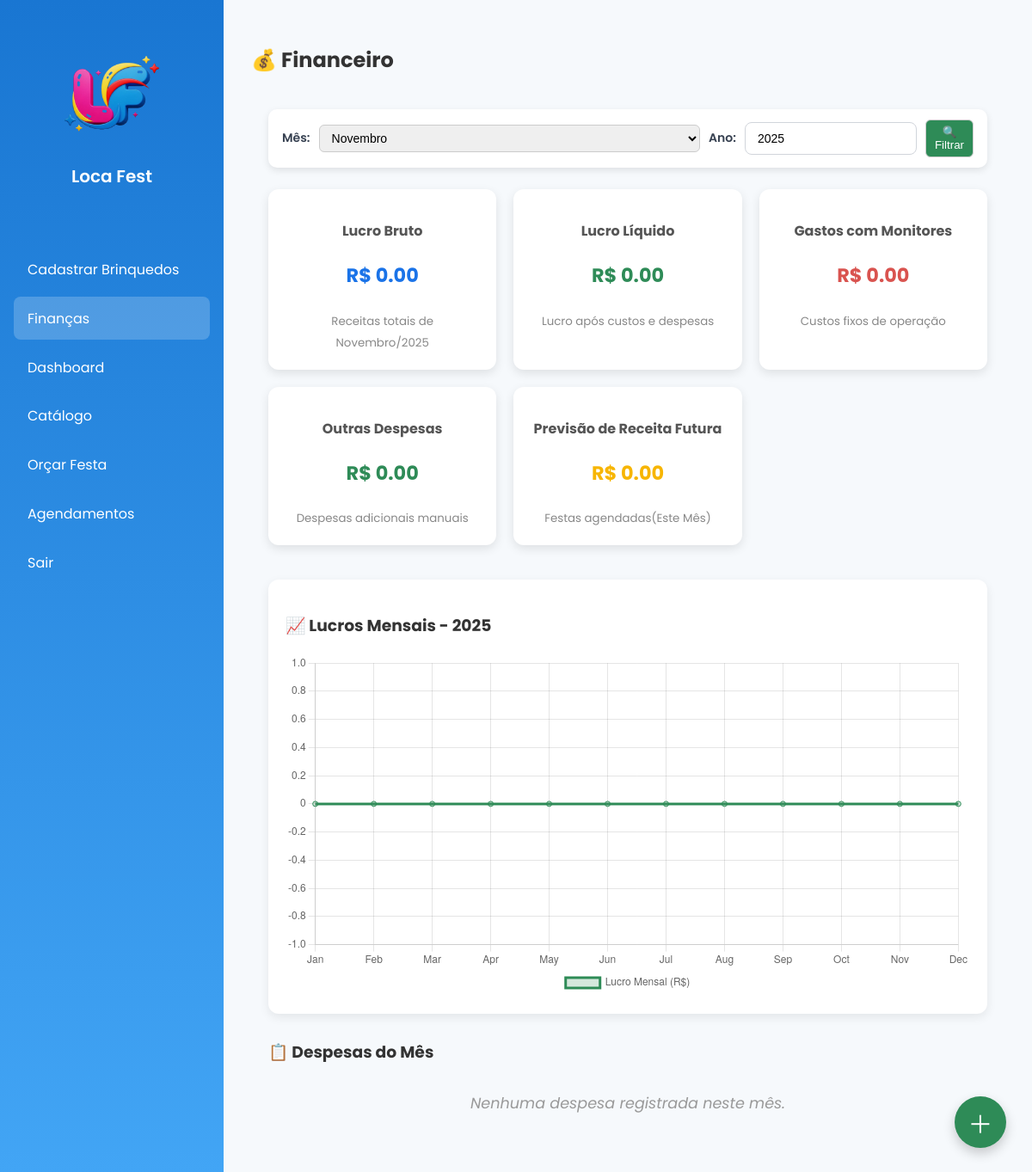
The app's page /financeiro (signed in), older data.
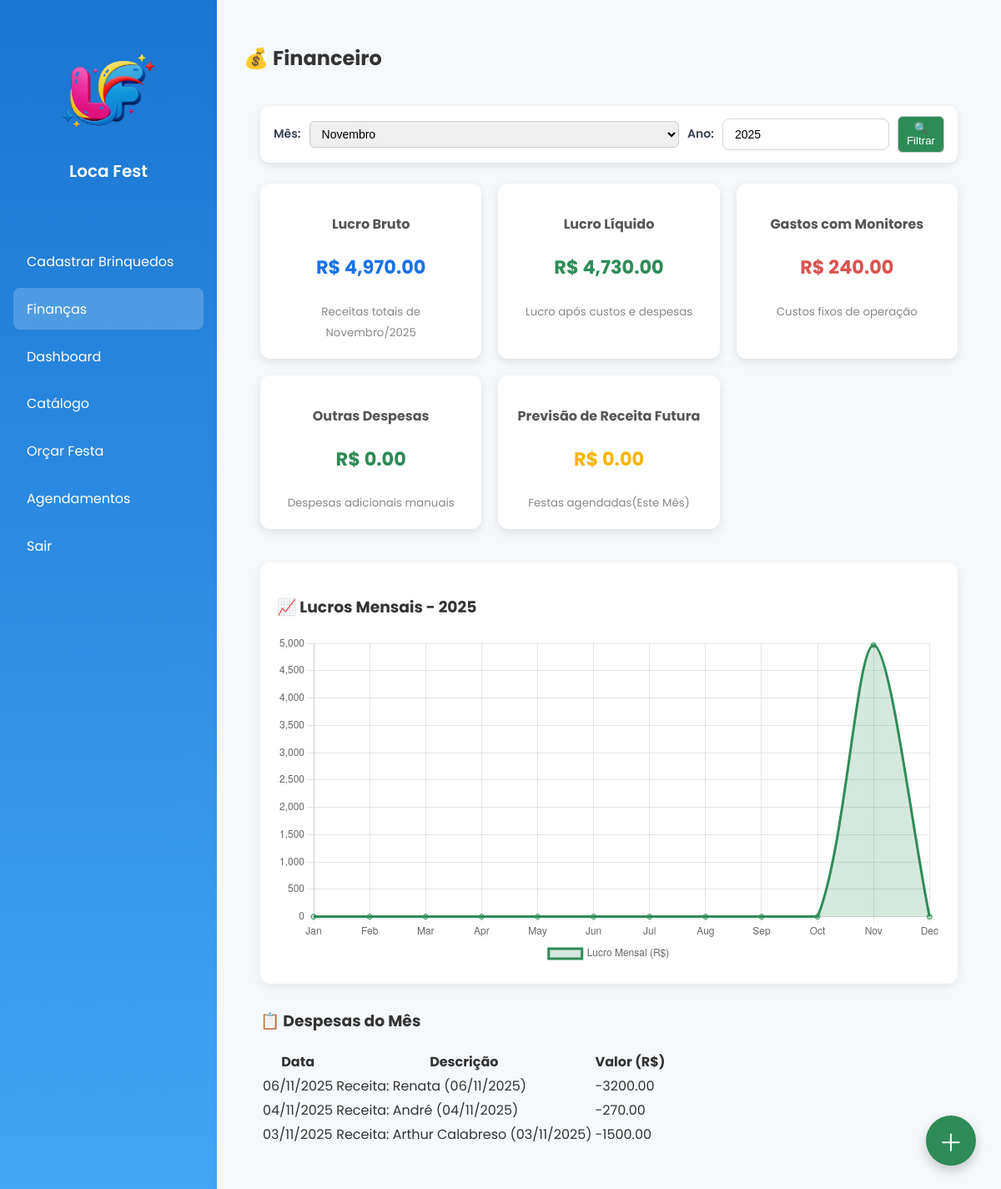
The same page, newer data.
### storage.py (models this page shows)
class Despesa(db.Model):
    __tablename__ = 'despesas'
    id = db.Column(db.Integer, primary_key=True)
    descricao = db.Column(db.String(100), nullable=False)
    valor = db.Column(db.Float, nullable=False)
    data = db.Column(db.Date, default=date.today)

### routes.py (the view)
@app.route('/financeiro')
@login_required
@role_required('admin', 'empresa')
def pagina_financeiro():
    hoje = datetime.date.today()
    mes = request.args.get('mes', type=int, default=hoje.month)
    ano = request.args.get('ano', type=int, default=hoje.year)
    receitas_mes = db.session.query(
        db.func.sum(Orcamento.valor_total)
    ).filter(
        db.extract('month', Orcamento.data_festa) == mes,
        db.extract('year', Orcamento.data_festa) == ano
    ).scalar() or 0.0
    gasto_por_monitor = 80.0
    eventos_mes = Orcamento.query.filter(
        db.extract('month', Orcamento.data_festa) == mes,
        db.extract('year', Orcamento.data_festa) == ano
    ).count()
    gastos_monitores = eventos_mes * gasto_por_monitor
    outras_despesas = db.session.query(
        db.func.sum(Despesa.valor)
    ).filter(
        db.extract('month', Despesa.data) == mes,
        db.extract('year', Despesa.data) == ano,
        Despesa.valor > 0  # ✅ evita receitas entrarem aqui
    ).scalar() or 0.0
    lucro_bruto = receitas_mes
    lucro_liquido = receitas_mes - (gastos_monitores + outras_despesas)
    meses = []
    lucros_mensais = []
    for m in range(1, 13):
        total = db.session.query(db.func.sum(Orcamento.valor_total)).filter(
            db.extract('month', Orcamento.data_festa) == m,
            db.extract('year', Orcamento.data_festa) == ano
        ).scalar() or 0.0
        meses.append(datetime.date(ano, m, 1).strftime('%b'))
        lucros_mensais.append(float(total))
    receitas_futuras = db.session.query(
        db.func.sum(Orcamento.valor_total)
    ).filter(
        db.extract('month', Orcamento.data_festa) == mes,
        db.extract('year', Orcamento.data_festa) == ano,
        Orcamento.data_festa >= hoje
    ).scalar() or 0.0
    despesas_mes = Despesa.query.filter(
        db.extract('month', Despesa.data) == mes,
        db.extract('year', Despesa.data) == ano
    ).order_by(Despesa.data.desc()).all()
    page_content = render_template(
        'financeiro.html',
        lucro_bruto=lucro_bruto,
        lucro_liquido=lucro_liquido,
        gastos_monitores=gastos_monitores,
        outras_despesas=outras_despesas,
        receitas_futuras=receitas_futuras,
        meses=meses,
        lucros_mensais=lucros_mensais,
        despesas_mes=despesas_mes,
        mes=mes,
        ano=ano,
        datetime=datetime
    )
    return render_template(
        'home.html',
        active_page='financeiro',
        page_title='💰 Financeiro',
        page_content=page_content
    )

### routes.py (called while the page is built)
def login_required(f):
    @wraps(f)
    def decorated(*args, **kwargs):
        if "user_id" not in session:
            return redirect("/login")
        return f(*args, **kwargs)
    return decorated

def role_required(*roles):
    def decorator(f):
        @wraps(f)
        def wrapper(*args, **kwargs):
            if "user_role" not in session or session["user_role"] not in roles:
                flash("Você não tem permissão para acessar esta área.", "error")
                return redirect("/")
            return f(*args, **kwargs)
        return wrapper
    return decorator

### templates/financeiro.html (shortened to what this page needs)
<div class="financeiro-container">
  <form method="get" action="/financeiro" class="filtro-financeiro">
    <label for="mes">Mês:</label>
    {% set meses_nome = ['Janeiro','Fevereiro','Março','Abril','Maio','Junho','Julho','Agosto','Setembro','Outubro','Novembro','Dezembro'] %}
    <select name="mes" id="mes">
      {% for i in range(1, 13) %}
        <option value="{{ i }}" {% if i == mes %}selected{% endif %}>{{ meses_nome[i-1] }}</option>
      {% endfor %}
    </select>
    <label for="ano">Ano:</label>
    <input type="number" name="ano" id="ano" value="{{ ano }}">
    <button type="submit">🔍 Filtrar</button>
  </form>
  <div class="cards-financeiro">
    <div class="card-fin lucro-bruto">
      <h3>Lucro Bruto</h3>
      <p>R$ {{ "{:,.2f}".format(lucro_bruto) }}</p>
      <small>Receitas totais de {{ meses_nome[mes-1] }}/{{ ano }}</small>
    </div>
    <div class="card-fin lucro-liquido">
      <h3>Lucro Líquido</h3>
      <p>R$ {{ "{:,.2f}".format(lucro_liquido) }}</p>
      <small>Lucro após custos e despesas</small>
    </div>
    <div class="card-fin despesas">
      <h3>Gastos com Monitores</h3>
      <p>R$ {{ "{:,.2f}".format(gastos_monitores) }}</p>
      <small>Custos fixos de operação</small>
    </div>
    <div class="card-fin outras-despesas">
      <h3>Outras Despesas</h3>
      <p>R$ {{ "{:,.2f}".format(outras_despesas) }}</p>
      <small>Despesas adicionais manuais</small>
    </div>
    <div class="card-fin receita-futura">
      <h3>Previsão de Receita Futura</h3>
      <p>R$ {{ "{:,.2f}".format(receitas_futuras) }}</p>
      <small>Festas agendadas(Este Mês)</small>
    </div>
  </div>
  <div class="grafico-container">
    <h3>📈 Lucros Mensais - {{ ano }}</h3>
    <canvas id="graficoLucro"></canvas>
  </div>
  <div class="tabela-despesas">
    <h3>📋 Despesas do Mês</h3>
    {% if despesas_mes %}
    <table>
      <thead>
        <tr><th>Data</th><th>Descrição</th><th>Valor (R$)</th></tr>
      </thead>
      <tbody>
        {% for d in despesas_mes %}
        <tr>
          <td>{{ d.data.strftime('%d/%m/%Y') }}</td>
          <td>{{ d.descricao }}</td>
          <td>{{ "%.2f"|format(d.valor) }}</td>
        </tr>
        {% endfor %}
      </tbody>
    </table>
    {% else %}
      <p class="no-data">Nenhuma despesa registrada neste mês.</p>
    {% endif %}
  </div>
</div>
<button id="btnAddDespesa" class="btn-flutuante">＋</button>
<script>
const meses = JSON.parse('{{ meses | tojson | safe }}');
const lucros = JSON.parse('{{ lucros_mensais | tojson | safe }}');
new Chart(document.getElementById('graficoLucro'), {
  type: 'line',
  data: { labels: meses, datasets: [{ label: 'Lucro Mensal (R$)', data: lucros, borderColor: '#2e8b57', backgroundColor: 'rgba(46,139,87,0.2)', fill: true, tension: 0.3 }] },
  options: { responsive: true, plugins: { legend: { position: 'bottom' } } }
});
// Modal JS
const modal = document.getElementById('modalDespesa');
const btn = document.getElementById('btnAddDespesa');
const span = document.getElementById('fecharModal');
btn.onclick = () => modal.style.display = "block";
span.onclick = () => modal.style.display = "none";
window.onclick = (e) => { if (e.target == modal) modal.style.display = "none"; };
</script>

Row changes from the older to the newer data that the page shows:
added Despesa: data "06/11/2025", descricao "Receita: Renata (06/11/2025)", valor "-3200.00"
added Despesa: data "04/11/2025", descricao "Receita: André (04/11/2025)", valor "-270.00"
added Despesa: data "03/11/2025", descricao "Receita: Arthur Calabreso (03/11/2025)", valor "-1500.00"
Text that changed along with them:
{{ "{:,.2f}".format(lucro_bruto) }}: "0.00" → "4,970.00"
{{ "{:,.2f}".format(lucro_liquido) }}: "0.00" → "4,730.00"
{{ "{:,.2f}".format(gastos_monitores) }}: "0.00" → "240.00"
chart data {{ lucros_mensais | tojson | safe }}: [0.0, 0.0, 0.0, 0.0, 0.0, 0.0, 0.0, 0.0, 0.0, 0.0, 0.0, 0.0] → [0.0, 0.0, 0.0, 0.0, 0.0, 0.0, 0.0, 0.0, 0.0, 0.0, 4970.0, 0.0]
text no longer shown: "Nenhuma despesa registrada neste mês."
text now shown: "Data Descrição Valor (R$)"
